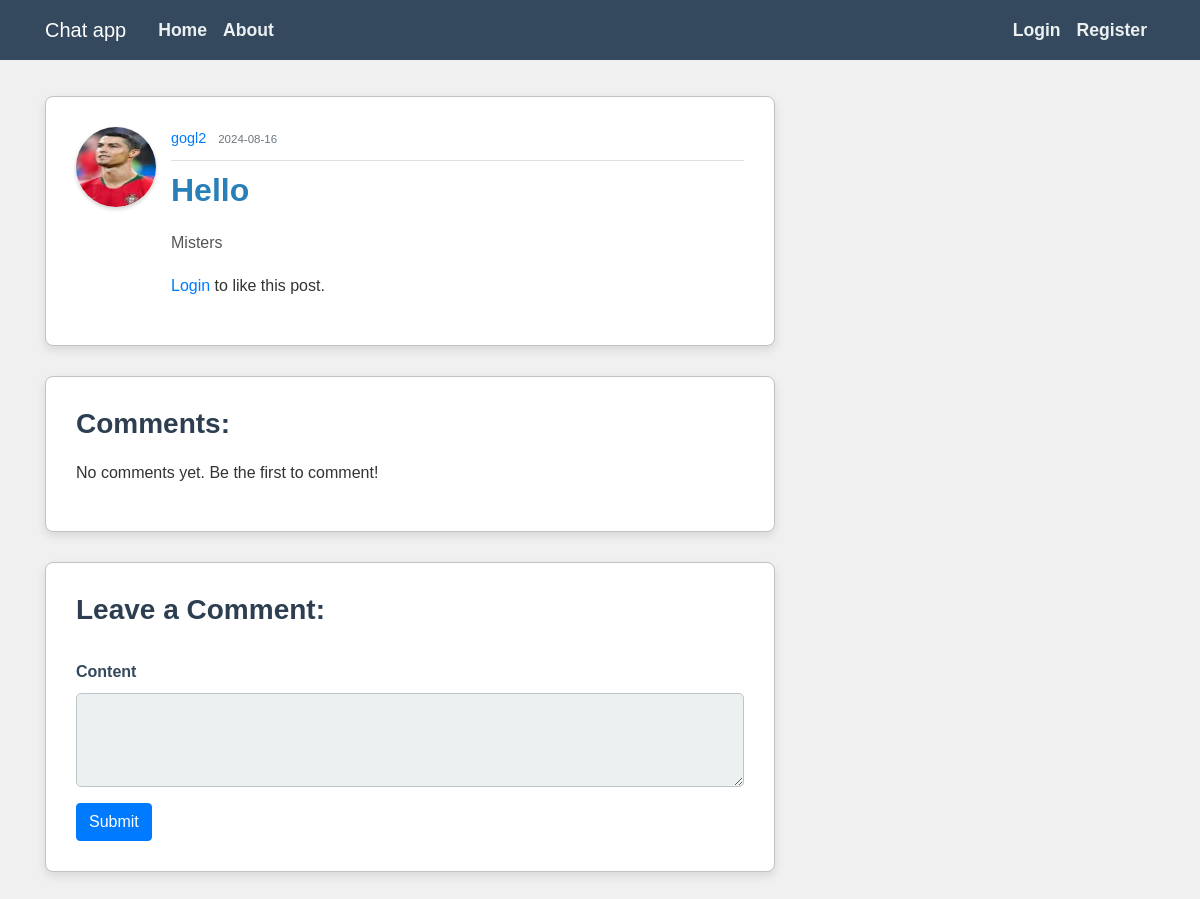
The page /post/2 on the database as committed earlier.
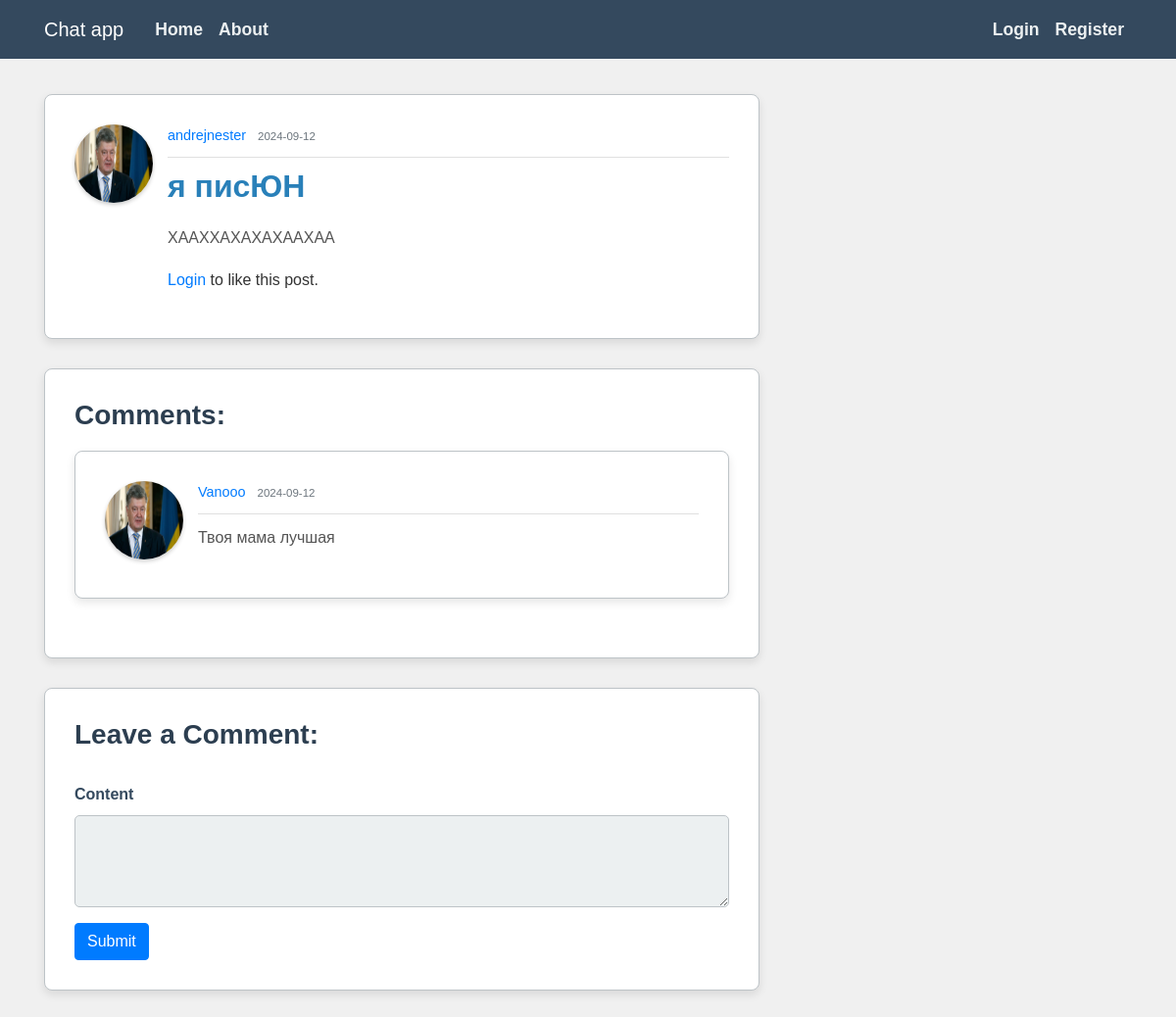
The same page on the database as committed later.
### flaskblog/models.py (models this page shows, shortened)
class User(db.Model, UserMixin):
    id = db.Column(db.Integer, primary_key=True)
    username = db.Column(db.String(20), unique=True, nullable=False)
    email = db.Column(db.String(120), unique=True, nullable=False)
    image_file = db.Column(db.String(20), nullable=False, default='default.jpg')
    password = db.Column(db.String(60), nullable=False)
    posts = db.relationship('Post', backref='author', lazy=True)
    followed = db.relationship('Follow', foreign_keys='Follow.follower_id',
                               back_populates='follower', lazy='dynamic',
                               cascade='all, delete-orphan')
    followers = db.relationship('Follow', foreign_keys='Follow.followed_id',
                                back_populates='followed', lazy='dynamic',
                                cascade='all, delete-orphan')
    sent_messages = db.relationship('Message', foreign_keys='Message.sender_id',
                                    back_populates='sender', lazy=True)
    received_messages = db.relationship('Message', foreign_keys='Message.recipient_id',
                                        back_populates='recipient', lazy=True)
    groups=db.relationship('Group', secondary='user_groups', back_populates='members')

class Post(db.Model):
    id = db.Column(db.Integer, primary_key=True)
    title = db.Column(db.String(100), nullable=False)
    date_posted = db.Column(db.DateTime, nullable=False, default=datetime.utcnow)
    content = db.Column(db.Text, nullable=False)
    user_id = db.Column(db.Integer, db.ForeignKey('user.id'), nullable=False)
    comments = db.relationship('Comment', backref='post', lazy='dynamic')
    post_likes = db.relationship('Like', back_populates='post', lazy='dynamic')

class Comment(db.Model):
    id=db.Column(db.Integer,primary_key=True)
    content=db.Column(db.Text)
    timestamp=db.Column(db.DateTime,index=True,default=datetime.utcnow())
    author_id=db.Column(db.Integer,db.ForeignKey('user.id'))
    post_id=db.Column(db.Integer,db.ForeignKey('post.id'))
    author = db.relationship('User', backref='comments')

### flaskblog/routes.py (the view, shortened to what this page needs)
@app.route("/post/<int:post_id>",methods=['GET','POST'])
def post(post_id):
    form=CommentForm()
    post=Post.query.get_or_404(post_id)
    comments = post.comments.order_by(Comment.timestamp.asc()).all()
    return render_template('post.html',post=post,comments=comments,form=form)

### flaskblog/forms.py
class CommentForm(FlaskForm):
    content=TextAreaField('Content',validators=[DataRequired()])
    submit=SubmitField('Send')

### flaskblog/templates/post.html (shortened to what this page needs)
{% extends "base.html" %}
{% block content %}
    <article class="media content-section">
        <img class="rounded-circle article-img" src="{{url_for('static', filename='pictures/' + post.author.image_file)}}" alt="">
        <div class="media-body">
            <div class="article-metadata">
                <a class="mr-2" href="{{ url_for('user_info',username=post.author.username) }}">{{ post.author.username }}</a>
                <small class="text-muted">{{ post.date_posted.strftime('%Y-%m-%d') }}</small>
            </div>
            <h2><a class="article-title" href="{{ url_for('post', post_id=post.id) }}">{{ post.title }}</a></h2>
            <p class="article-content">{{ post.content }}</p>
            <div class="likes-container">
                {% if current_user.is_authenticated %}
                    {% if post.is_liking(current_user) %}
                        <a class="like-icon" href="{{ url_for('unlike_post', post_id=post.id) }}">&#10084;Unlike</a>
                        <a href="{{ url_for('post_likes',post_id=post.id) }}" class="likes-count">{{ post.post_likes.count() }}</a>
                    {% else %}
                        <a class="like-icon" href="{{ url_for('like_post', post_id=post.id) }}">&#10084;Like</a>
                        <a href="{{ url_for('post_likes',post_id=post.id) }}" class="likes-count">{{ post.post_likes.count() }}</a>
                    {% endif %}
                {% else %}
                    <p><a href="{{ url_for('login') }}">Login</a> to like this post.</p>
                {% endif %}
            </div>
        </div>
    </article>
    <section class="content-section">
        <h3>Comments:</h3>
        {% for comment in comments %}
            <article class="media content-section">
                <img class="rounded-circle article-img" src="{{ url_for('static', filename='pictures/default.jpg') }}" alt="">
                <div class="media-body">
                    <div class="article-metadata">
                        <a class="mr-2" href="{{ url_for('user_info',username=comment.author.username) }}">{{ comment.author.username }}</a>
                        <small class="text-muted">{{ comment.timestamp.strftime('%Y-%m-%d') }}</small>
                    </div>
                    <p class="article-content">{{ comment.content }}</p>
                </div>
        {% else %}
            <p>No comments yet. Be the first to comment!</p>
        {% endfor %}
    </section>
    <section class="content-section">
        <h3>Leave a Comment:</h3>
        <form method="POST" action="">
            <div class="form-group">
                {{ form.content.label(class="form-control-label") }}
                {{ form.content(class="form-control", rows="3") }}
            </div>
            <button type="submit" class="btn btn-primary">Submit</button>
        </form>
    </section>
{% endblock %}

Rows that differ between the two databases and show on the page:
no longer on this page (row edited): User: image_file (picture), author.username "gogl2"
now on this page (row edited): User: image_file (placeholder picture), author.username "andrejnester"
changed Post: date_posted "2024-08-16" → "2024-09-12"; title "Hello" → "я писЮН"; content "Misters" → "ХААХХАХАХАХААХАА"
added Comment: author.username "Vanooo", timestamp "2024-09-12", content "Твоя мама лучшая"
Other text that changed with them:
text no longer shown: "No comments yet. Be the first to comment!"
